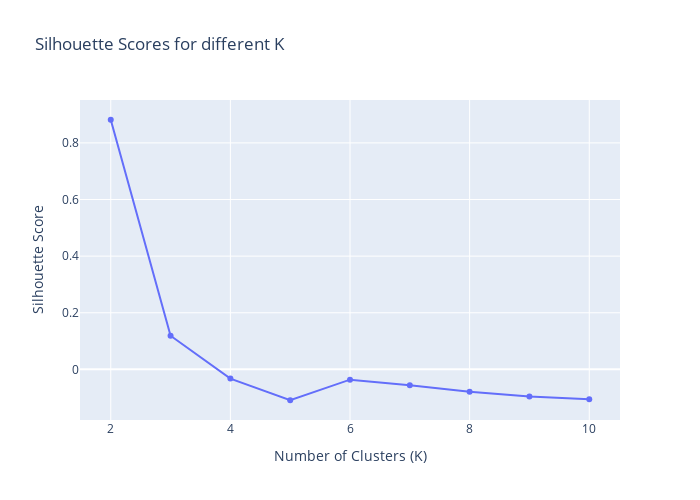

Write notebook code for a chart like this one.
### Markdown cell above
The plot of WCSS (within-cluster sum of squares) versus the number of clusters showed a steep decrease in WCSS from K=1 to K=3, followed by a slower, more gradual decline for higher K values. This “elbow” in the curve suggests that K=2 to K=5 clusters potentially capture most of the patterns in the data. Selecting K beyond 5 does not improve the grouping much and can overcomplicate the model.

### Code cell
# Silhouette scores to evaluate cluster quality
sil_scores = []
for k in range(2, 11):
    pipe.set_params(kmeans__n_clusters=k)
    pipe.fit(X_data)
    labels = pipe['kmeans'].labels_
    sil_scores.append(silhouette_score(X_data, labels))

fig = px.line(
    x=list(range(2, 11)),
    y=sil_scores,
    markers=True,
    title="Silhouette Scores for different K",
    labels={"x": "Number of Clusters (K)", "y": "Silhouette Score"}
)
fig.update_layout(height=500, width=700)
fig.show()

### Figure 1 — Plotly figure (JSON) as saved in the notebook; plotly's stock layout.template omitted (floating-point values rounded to 4 significant figures)
{"data": [{"hovertemplate": "Number of Clusters (K)=%{x}<br>Silhouette Score=%{y}<extra></extra>", "legendgroup": "", "line": {"color": "#636efa", "dash": "solid"}, "marker": {"symbol": "circle"}, "mode": "lines+markers", "name": "", "orientation": "v", "showlegend": false, "type": "scatter", "x": [2, 3, 4, 5, 6, 7, 8, 9, 10], "xaxis": "x", "y": [0.8817, 0.1189, -0.03258, -0.1091, -0.03633, -0.05627, -0.07904, -0.09573, -0.1052], "yaxis": "y"}], "layout": {"height": 500, "legend": {"tracegroupgap": 0}, "title": {"text": "Silhouette Scores for different K"}, "width": 700, "xaxis": {"anchor": "y", "domain": [0, 1], "title": {"text": "Number of Clusters (K)"}}, "yaxis": {"anchor": "x", "domain": [0, 1], "title": {"text": "Silhouette Score"}}}}
